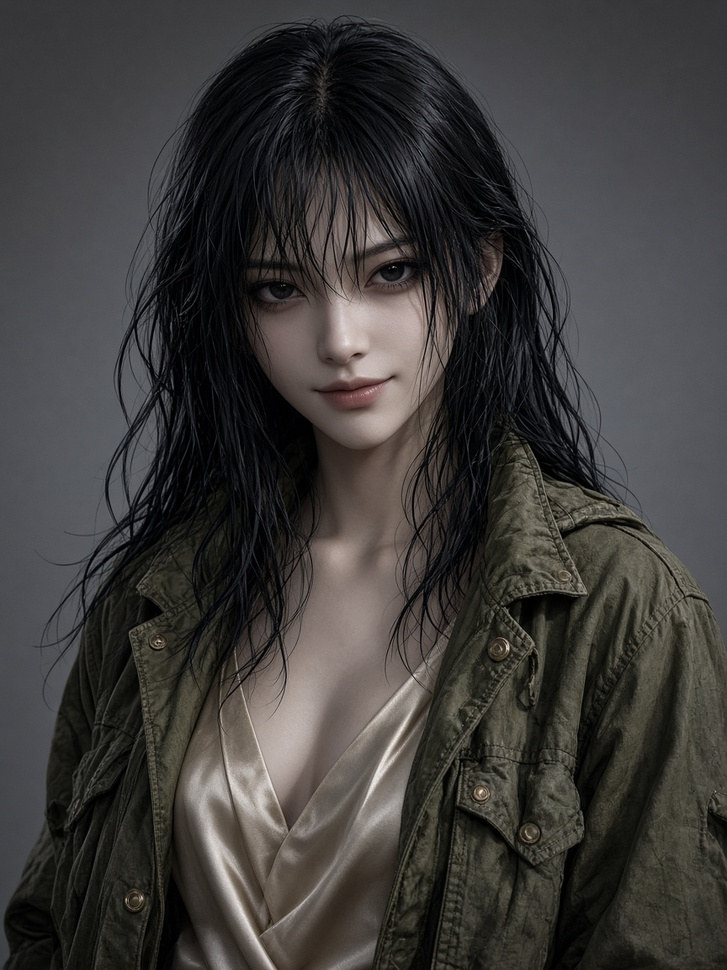
#> input picture examples/开局即打-示例剧目/参考图/01-温念-冷笑.jpg, 727 x 970 px, shrunk from 864 x 1152 before the run
$ python -i replace_audit.py   (imports and definitions only)   (older library calls are emulated)
#> lines starting #> are read from the running program, lines starting #| are printed output that depends on the picture
#> further down, picture is the input picture: shape (970, 727, 3); mean B, G, R 58.4, 59.9, 61.9
"""Show-through audit for a composited replacement frame.

A replacement betrays itself in exactly three ways, and each one is
measurable without a human looking at the frame:

- **Background damage.** Erasing the actor and inpainting the hole smears
  whatever stood behind them. This counts how much of the untouched
  background actually changed.
- **Seam.** A pasted body leaves edge energy along the neck cut. Real
  bodies have texture everywhere, so a band of edge energy at a fixed
  height that matches no anatomy is the machine signature.
- **Coverage.** If the replacement covers less than the actor's
  silhouette, the leftover original pixels next to a CG body read as a
  double outline.

Pure numpy/cv2, no models, no GPU: this runs per frame and can gate a
batch, which is what "日产多集" needs — a human cannot review 8 minutes of
video per episode to find the one bad shot.

Numbers are for *ranking and regression*, not for certification. A frame
that scores clean can still look wrong for reasons no gradient can see
(wrong identity, wrong costume), so ``verdict`` is "needs eyes" at best.
"""

from __future__ import annotations

from typing import Any

# Thresholds are deliberately loose. Tightening them turns the audit into a
# taste panel; the point is to catch the obviously-broken frames.
BG_DIFF_LEVEL = 6
BG_DAMAGE_LIMIT = 0.02
# Judged on the *increase* over the source frame, not on the absolute value.
# Measured on a real drama frame: the untouched original already scores 3.2,
# because a neck with a collar, a necklace and a jaw edge is genuinely edgy.
# An absolute limit would fail every real shot; a limit on the increase asks
# the only question that matters — did the composite add a seam?
SEAM_INCREASE_LIMIT = 1.15
COVERAGE_FLOOR = 0.85


# [7 lines left out: function _as_mask, not called in this run]


def _sobel_magnitude(bgr: Any) -> Any:
    import cv2
    import numpy as np

    gray = cv2.cvtColor(bgr, cv2.COLOR_BGR2GRAY).astype(np.float32)
    gx = cv2.Sobel(gray, cv2.CV_32F, 1, 0, ksize=3)
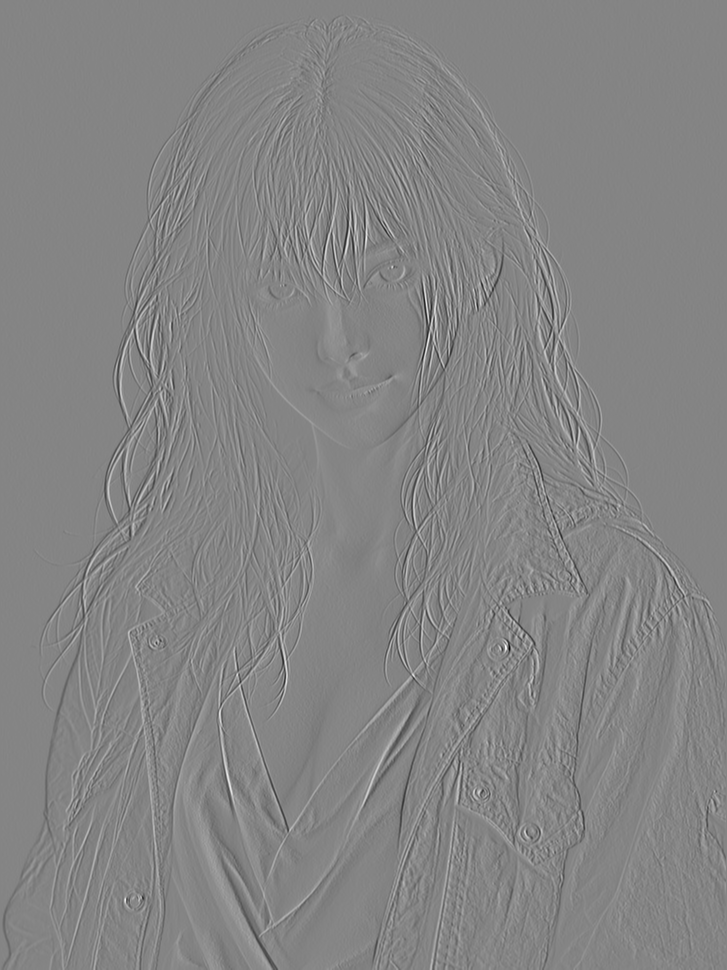
#> gx: shape (970, 727) float32; min -725, max 669, mean 0; drawn with min black and max white
    gy = cv2.Sobel(gray, cv2.CV_32F, 0, 1, ksize=3)
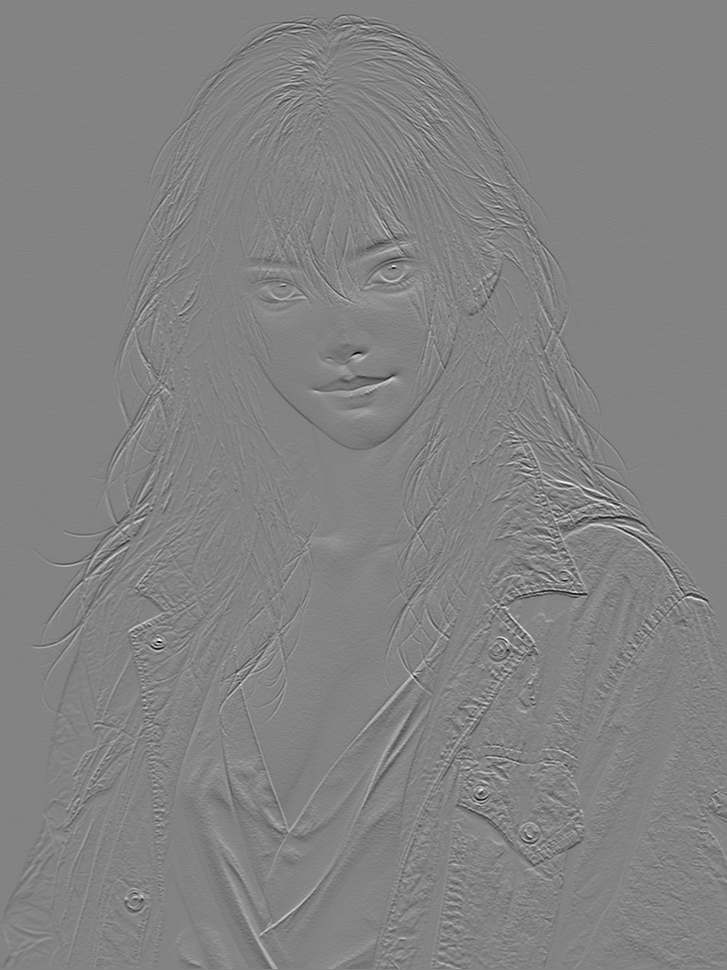
#> gy: shape (970, 727) float32; min -494, max 467, mean -0.2; drawn with min black and max white
    return np.sqrt(gx * gx + gy * gy)
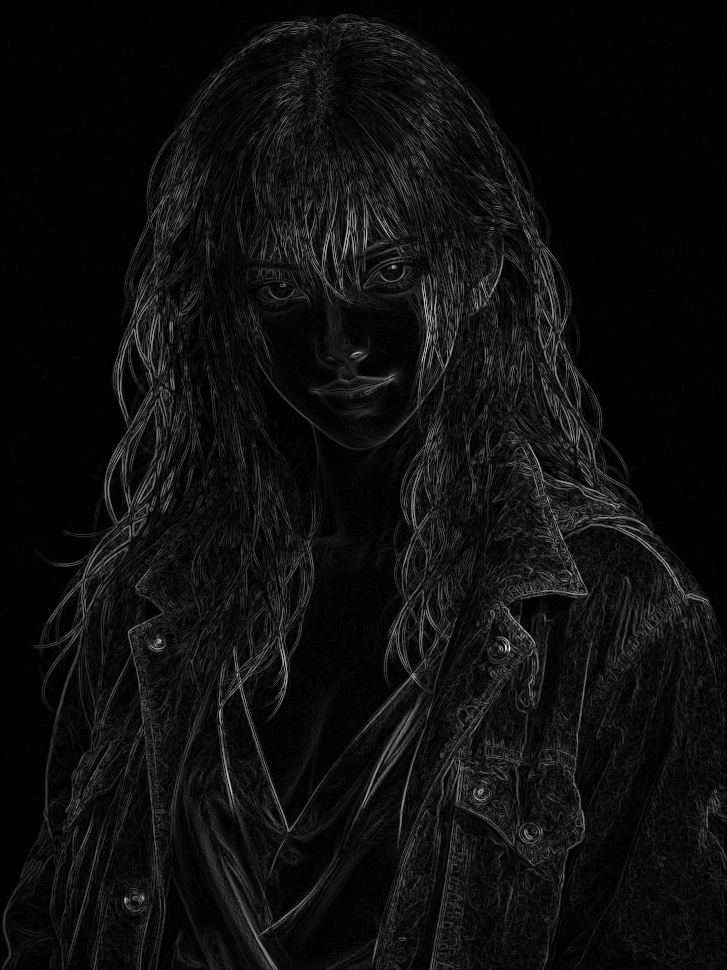
#> returned value: shape (970, 727) float32; min 0, max 725.2, mean 42.3; drawn with min black and max white


# [116 lines left out: functions background_damage, seam_ratio, render_coverage, audit_composite, not called in this run]

>>> import cv2
>>> picture = cv2.imread('../../examples/开局即打-示例剧目/参考图/01-温念-冷笑.jpg')
>>> result = _sobel_magnitude(picture)

$ run again, on examples/开局即打-示例剧目/参考图/01-温念.jpg
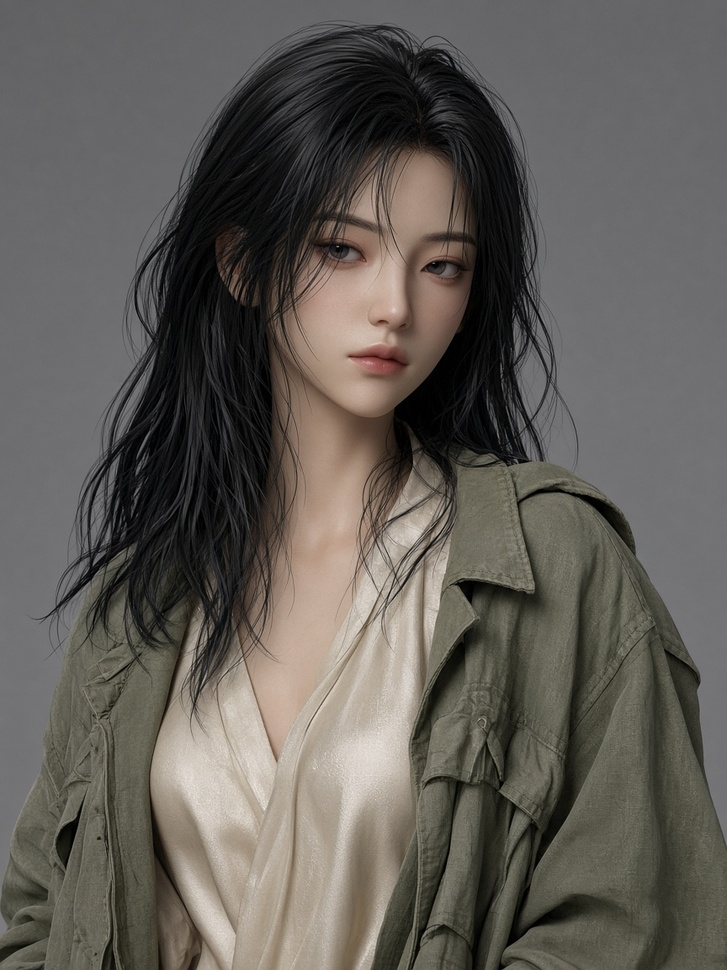
#> input picture examples/开局即打-示例剧目/参考图/01-温念.jpg, 727 x 970 px, shrunk from 864 x 1152 before the run
#> picture is the input picture: shape (970, 727, 3); mean B, G, R 87.6, 93.1, 97.2
#> in _sobel_magnitude, `gy = cv2.Sobel(gray, cv2.CV_32F, 0, 1, ksize=3)`:
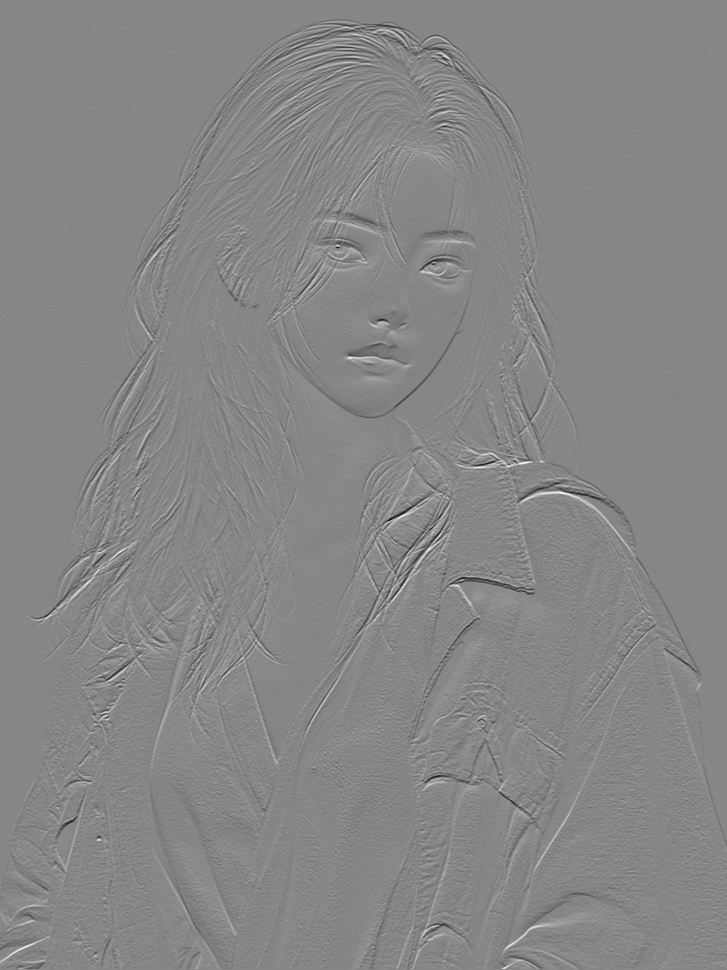
#> gy: shape (970, 727) float32; min -505, max 450, mean -0.1; drawn with min black and max white
#> in _sobel_magnitude, `return np.sqrt(gx * gx + gy * gy)`:
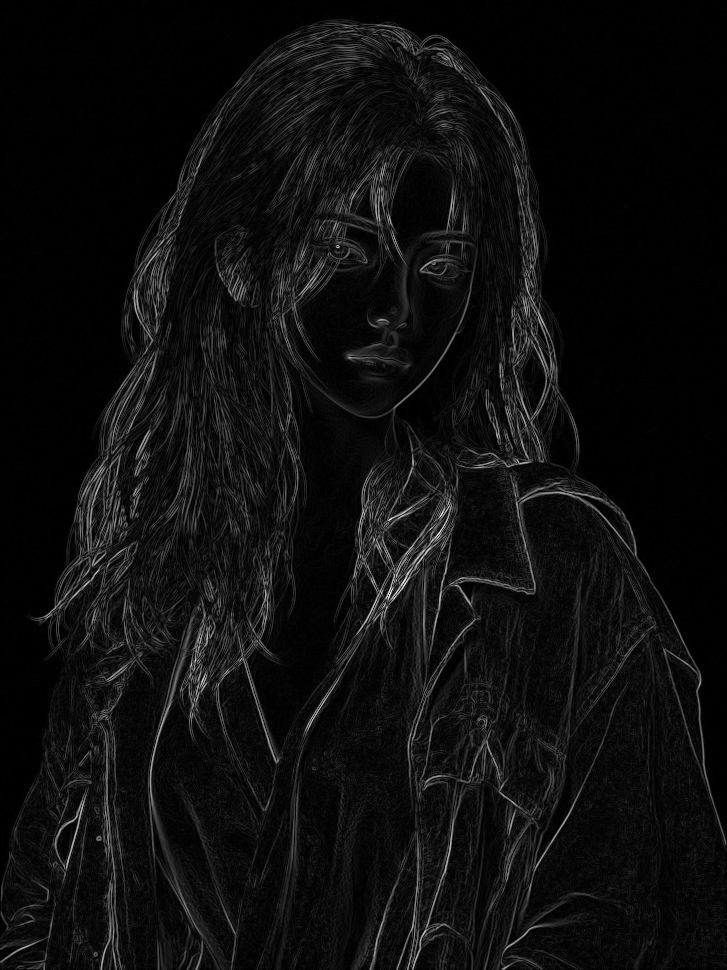
#> returned value: shape (970, 727) float32; min 0, max 642, mean 37.5; drawn with min black and max white

$ run again, on examples/开局即打-示例剧目/参考图/02-陈秋微-怒斥.jpg
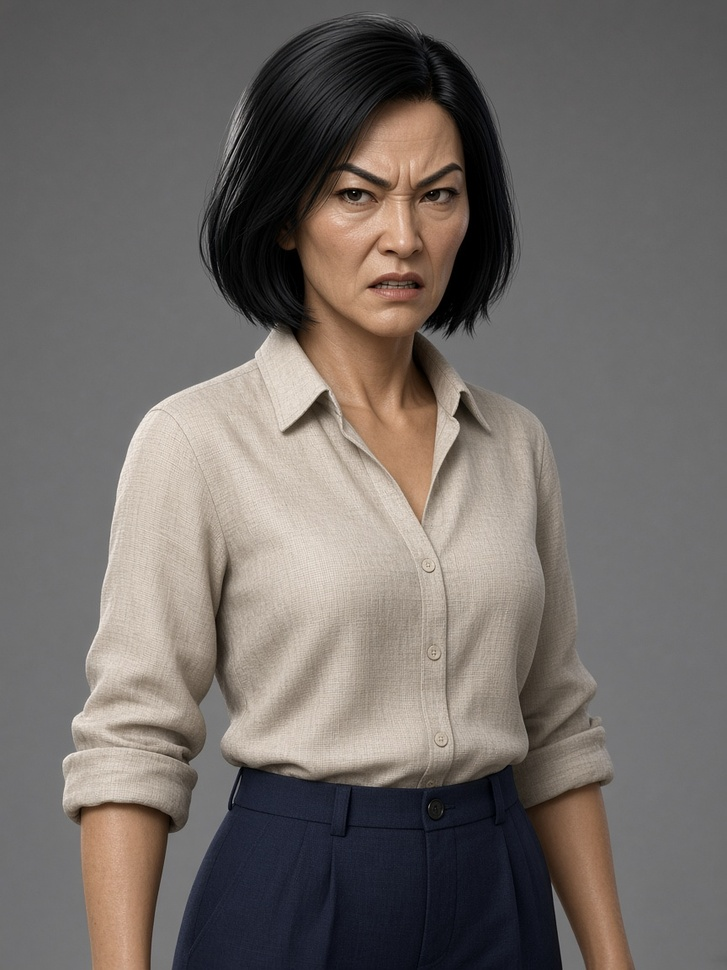
#> input picture examples/开局即打-示例剧目/参考图/02-陈秋微-怒斥.jpg, 727 x 970 px, shrunk from 864 x 1152 before the run
#> picture is the input picture: shape (970, 727, 3); mean B, G, R 103.5, 107.4, 113.6
#> in _sobel_magnitude, `gy = cv2.Sobel(gray, cv2.CV_32F, 0, 1, ksize=3)`:
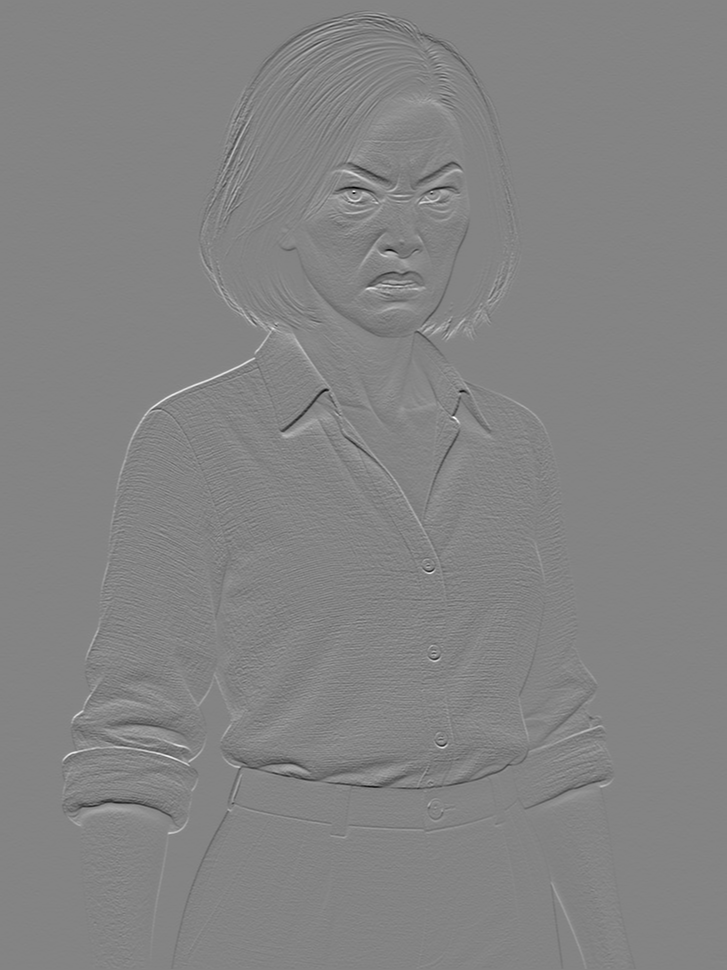
#> gy: shape (970, 727) float32; min -565, max 526, mean -0.2; drawn with min black and max white
#> in _sobel_magnitude, `return np.sqrt(gx * gx + gy * gy)`:
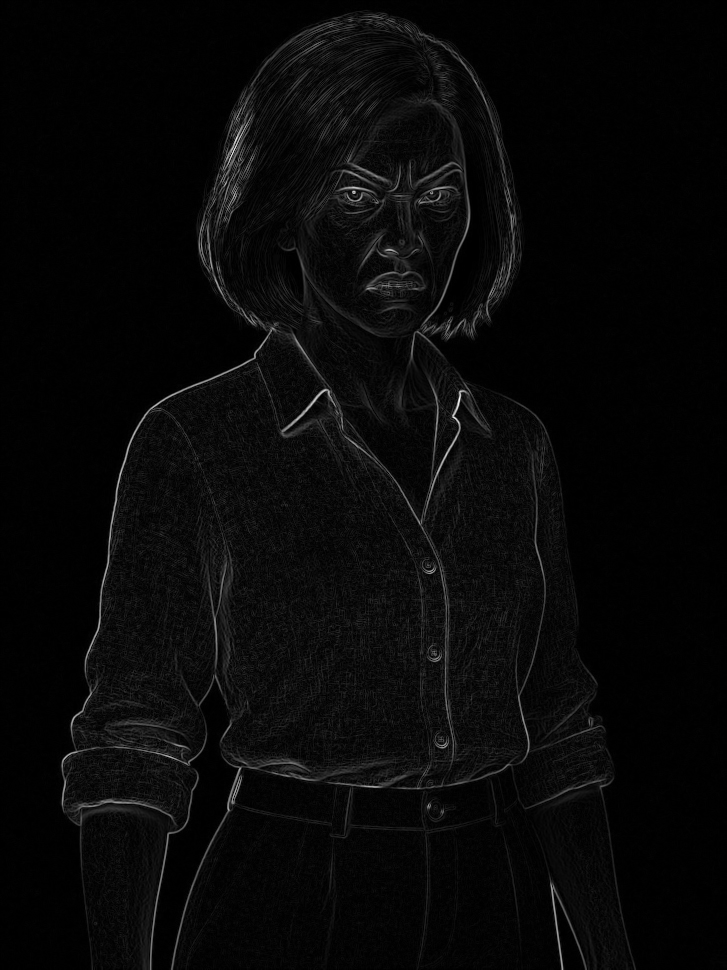
#> returned value: shape (970, 727) float32; min 0, max 719.4, mean 24.7; drawn with min black and max white
